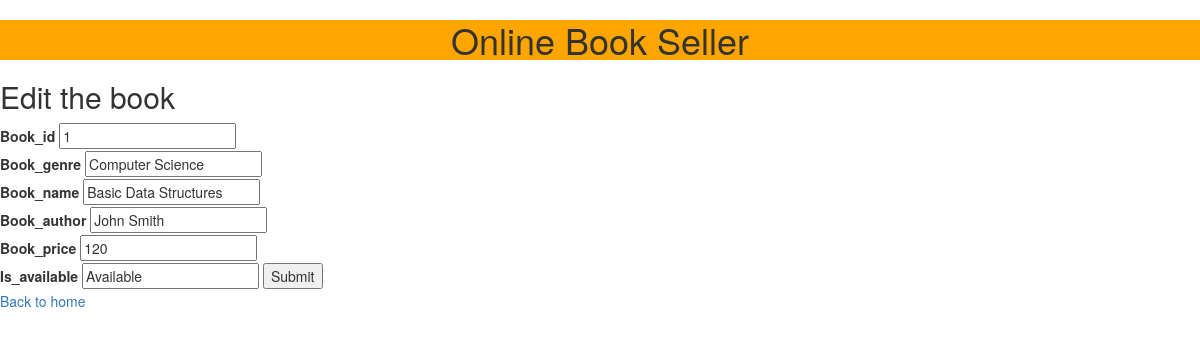
Page /edit.php?bookid=1 (signed in) on the committed database.
### tables this page shows
CREATE TABLE `bookinfo` (
  `book_id` int(100) NOT NULL AUTO_INCREMENT,
  `book_genre` varchar(30) NOT NULL,
  `book_name` varchar(30) NOT NULL,
  `book_author` varchar(30) NOT NULL,
  `book_price` int(11) NOT NULL,
  `is_available` varchar(30) NOT NULL DEFAULT '',
  UNIQUE KEY `book_id` (`book_id`)
);

### common.php (called while the page is built)
<?php
function escape($html)
{
    return htmlspecialchars($html, ENT_QUOTES | ENT_SUBSTITUTE, "UTF-8");
}

### public/edit.php (the view, shortened to what this page needs)
<?php
require "../config.php";
require "../common.php";
$book = [
    "book_id" => "",
    "book_genre" => "",
    "book_name" => "",
    "book_author" => "",
    "book_price" => "",
    "is_available" => "",
];
if (isset($_GET['bookid'])) {
    try {
        $connection = new PDO($dsn, $db_username, $db_password, $db_options);
        $id = $_GET['bookid'];
        $sql = "SELECT * FROM bookinfo WHERE book_id = :id";
        $statement = $connection->prepare($sql);
        $statement->bindValue(':id', $id);
        $statement->execute();
        $book = $statement->fetch(PDO::FETCH_ASSOC);
    } catch (PDOException $error) {
        echo $sql . "<br>" . $error->getMessage();
    }
} else {
    echo "Something went wrong!";
    exit;
}
?>
<?php require "templates/header.php";?>
<h2>Edit the book</h2>
<form method="post">
    <?php foreach ($book as $key => $value): ?>
    <div class="form-row">
        <label for="<?php echo $key; ?>"><?php echo ucfirst($key); ?></label>
                <input type="text" name="<?php echo $key; ?>" id="<?php echo $key; ?>" value="<?php echo escape($value); ?>" <?php echo ($key === 'book_id' || $key === 'is_available' ? 'readonly' : null); ?>>
        <?php endforeach;?>
        <input type="submit" name="submit" value="Submit">
    </div>
</form>
<a href="index.php">Back to home</a>
<?php require "templates/footer.php";?>

### rows in the picture
bookinfo: book_id "1", book_genre "Computer Science", book_name "Basic Data Structures", book_author "John Smith", book_price "120", is_available "Available"

### other values in the picture
$key "Book_id"
$key "Book_genre"
$key "Book_name"
$key "Book_author"
$key "Book_price"
$key "Is_available"
